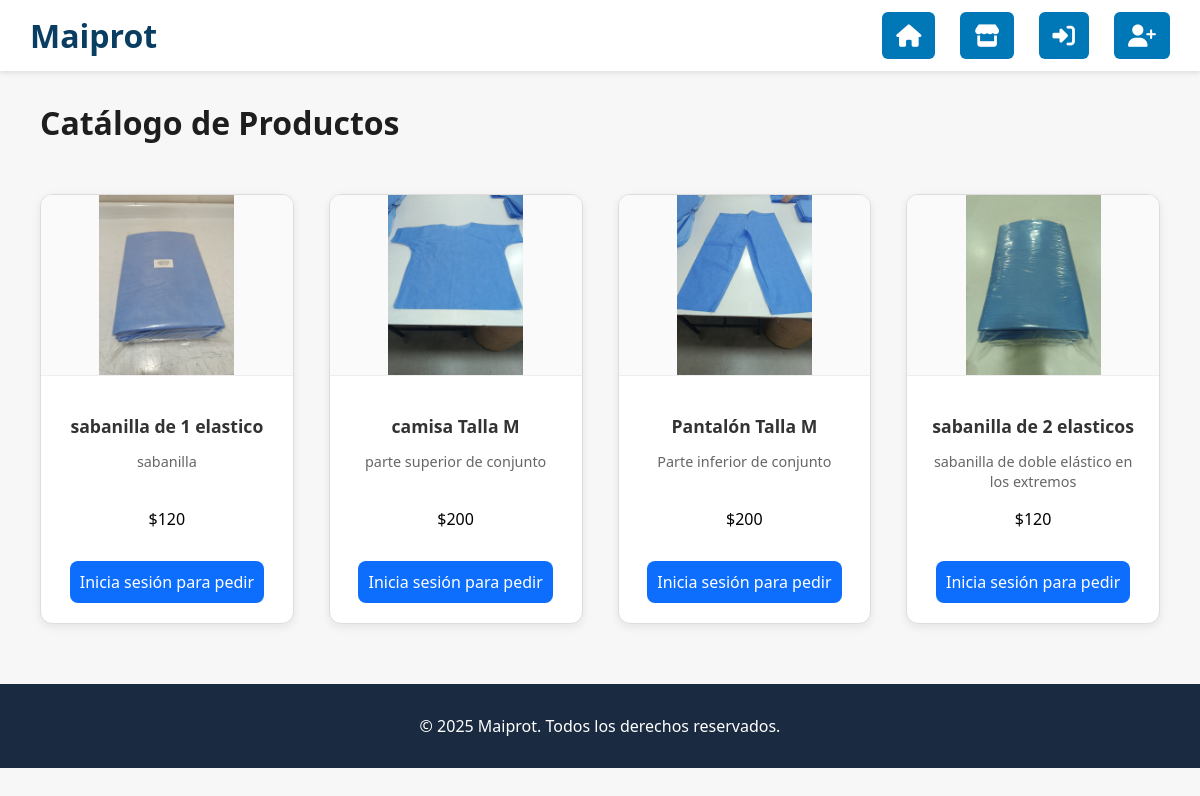
Screenshot of /catalogo/ with the database file from the repository.
### appweb/models.py (models this page shows, shortened)
class Producto(models.Model):
    nombre = models.CharField(max_length=100)
    descripcion = models.TextField()
    precio = models.DecimalField(max_digits=8, decimal_places=2)
    imagen = models.ImageField(upload_to='productos/', blank=True, null=True)

### appweb/views.py (the view)
# urls.py: path('catalogo/', views.catalogo, name='catalogo'),
def catalogo(request):
    productos = Producto.objects.all()
    return render(request, 'catalogo.html', {'productos': productos})

### appweb/templates/catalogo.html (shortened to what this page needs)
{% extends 'base.html' %}
{% load static %}
{% block content %}
<h2 class="titulo-catalogo">Catálogo de Productos</h2>
<div class="productos-grid">
    {% for producto in productos %}
    <div class="producto-card">
        <div class="imagen-galeria-container">
            {% if producto.imagen %}
                <img src="{{ producto.imagen.url }}" class="imagen-principal" alt="{{ producto.nombre }}">
            {% else %}
                <img src="{% static 'img/placeholder.png' %}" class="imagen-principal" alt="sin imagen">
            {% endif %}
        </div>
        <div class="producto-detalles">
            <h3 class="producto-nombre">{{ producto.nombre }}</h3>
            <p class="descripcion-corta">
                {{ producto.descripcion|truncatechars:80 }}
            </p>
            <p class="producto-precio">
                ${{ producto.precio|floatformat:0 }}
            </p>
            {% if user.is_authenticated %}
                <form action="{% url 'agregar_carrito' producto.id %}"
                      method="post"
                      class="form-agregar">
                    {% csrf_token %}
                    <div class="cantidad-wrapper">
                        <label for="cantidad-{{ producto.id }}">Cantidad:</label>
                        <input
                            id="cantidad-{{ producto.id }}"
                            type="number"
                            name="cantidad"
                            value="1"
                            min="1"
                            class="input-cantidad"
                            required
                        >
                    </div>
                    <button type="submit" class="btn-agregar add-to-cart-btn">
                        Agregar al carrito
                    </button>
                </form>
            {% else %}
                <a href="{% url 'login' %}" class="btn-login-prompt">
                    Inicia sesión para pedir
                </a>
            {% endif %}
        </div>
    </div>
    {% endfor %}
</div>
{% endblock %}

### appweb/templates/base.html (shortened to what this page needs)
<!DOCTYPE html>
<html lang="es">
<head>
  {% load static %}
  <link rel="stylesheet" href="{% static 'appweb/css/style.css' %}">
  <link rel="stylesheet" href="https://cdnjs.cloudflare.com/ajax/libs/font-awesome/6.5.0/css/all.min.css">
</head>
<body>
  <header class="header">
      <div class="header-container">
          <a href="{% url 'inicio' %}" class="logo">
              <span>Maiprot</span>
          </a>
          <nav class="nav-menu">
                <a href="{% url 'inicio' %}" title="Inicio">
                    <i class="fa-solid fa-house"></i>
                </a>
                <a href="{% url 'catalogo' %}" title="Catálogo">
                    <i class="fa-solid fa-store"></i>
                </a>
                {% if user.is_authenticated %}
                    <a href="{% url 'ver_carrito' %}" class="carrito-icono" title="Mi Carrito">
                        <i class="fa-solid fa-cart-shopping"></i>
                        {% with carrito=user.carrito|default_if_none:None %}
                            {% if carrito %}
                                {% with total_items=carrito.items.count %}
                                    {% if total_items > 0 %}
                                        <span class="carrito-badge">{{ total_items }}</span>
                                    {% endif %}
                                {% endwith %}
                            {% endif %}
                        {% endwith %}
                    </a>
                    <a href="{% url 'ver_perfil' %}" title="Mi Perfil">
                        <i class="fa-solid fa-user"></i>
                    </a>
                    <a href="{% url 'logout' %}" title="Cerrar sesión">
                        <i class="fa-solid fa-right-from-bracket"></i>
                    </a>
                {% else %}
                    <a href="{% url 'login' %}" title="Iniciar Sesión">
                        <i class="fa-solid fa-right-to-bracket"></i>
                    </a>
                    <a href="{% url 'registro' %}" title="Registrarse">
                        <i class="fa-solid fa-user-plus"></i>
                    </a>
                {% endif %}
          </nav>
      </div>
  </header>
  <main>
      {% block content %}
      {% endblock %}
  </main>
  <footer>
    <p>© 2025 Maiprot. Todos los derechos reservados.</p>
  </footer>
</body>
</html>

### appweb/static/appweb/css/style.css (style rules this page uses)
body { font-family: 'Segoe UI', sans-serif; background: #f7f7f7; margin: 0; padding: 0; }
h1, h2, h3 { color: #2c3e50; }
a { text-decoration: none; }
.titulo-catalogo { text-align: left; margin: 30px 40px; font-size: 2rem; font-weight: bold; color: #1e1e1e; }
.productos-grid { display: grid; grid-template-columns: repeat(auto-fit, minmax(250px, 1fr)); gap: 35px; padding: 20px 40px; }
.producto-card { border: 1px solid #ddd; border-radius: 12px; background: #ffffff; overflow: hidden; transition: transform 0.25s ease, box-shadow 0.25s ease; box-shadow: 0 3px 10px rgba(0,0,0,0.08); display: flex; flex-direction: column; }
.imagen-galeria-container { width: 100%; height: 180px; background: #fafafa; border-bottom: 1px solid #eee; display: flex; justify-content: center; align-items: center; }
.imagen-principal { width: 100%; height: 100%; object-fit: contain; padding: 10px; }
.producto-detalles { padding: 20px 18px; text-align: center; }
.producto-detalles h3 { margin-bottom: 10px; font-size: 1.1rem; color: #333; }
.descripcion-corta { font-size: 0.9rem; color: #666; min-height: 40px; line-height: 1.4; margin-bottom: 12px; }
.btn-login-prompt { display: inline-block; padding: 10px; background: #0d6efd; color: white; border-radius: 8px; margin-top: 15px; }
.header { background: #ffffff; padding: 15px 40px; box-shadow: 0 2px 6px rgba(0,0,0,0.12); }
.header-container { display: flex; align-items: center; justify-content: space-between; }
.logo span { font-size: 1.8rem; font-weight: 800; color: #0a3d62; }
.nav-menu { display: flex; align-items: center; gap: 22px; }
.nav-menu a { font-size: 1.4rem; color: #0a3d62; padding: 6px 10px; border-radius: 10px; transition: 0.3s ease; }
footer { background-color: #1a2a40; color: #fff; text-align: center; padding: 15px 0; margin-top: 40px; }
.header { background: #ffffff; box-shadow: 0 2px 5px rgba(0,0,0,0.1); padding: 12px 0; margin-bottom: 10px; }
.header-container { width: 95%; max-width: 1400px; margin: auto; display: flex; align-items: center; justify-content: space-between; }
.logo { text-decoration: none; }
.logo span { font-size: 2rem; font-weight: 800; color: #0a3d62; cursor: pointer; }
.nav-menu { display: flex; align-items: center; gap: 25px; }
.nav-menu a { text-decoration: none; color: #ffffff; background: #0077b6; padding: 8px 14px; border-radius: 6px; transition: all 0.3s ease; font-weight: 500; }
.producto-card { position: relative; overflow: hidden; }

### rows the page displays
Producto: imagen (picture), nombre "sabanilla de 1 elastico", descripcion "sabanilla", precio "120"
Producto: imagen (picture), nombre "camisa Talla M", descripcion "parte superior de conjunto", precio "200"
Producto: imagen (picture), nombre "Pantalón Talla M", descripcion "Parte inferior de conjunto", precio "200"
Producto: imagen (picture), nombre "sabanilla de 2 elasticos", descripcion "sabanilla de doble elástico en los extremos", precio "120"
